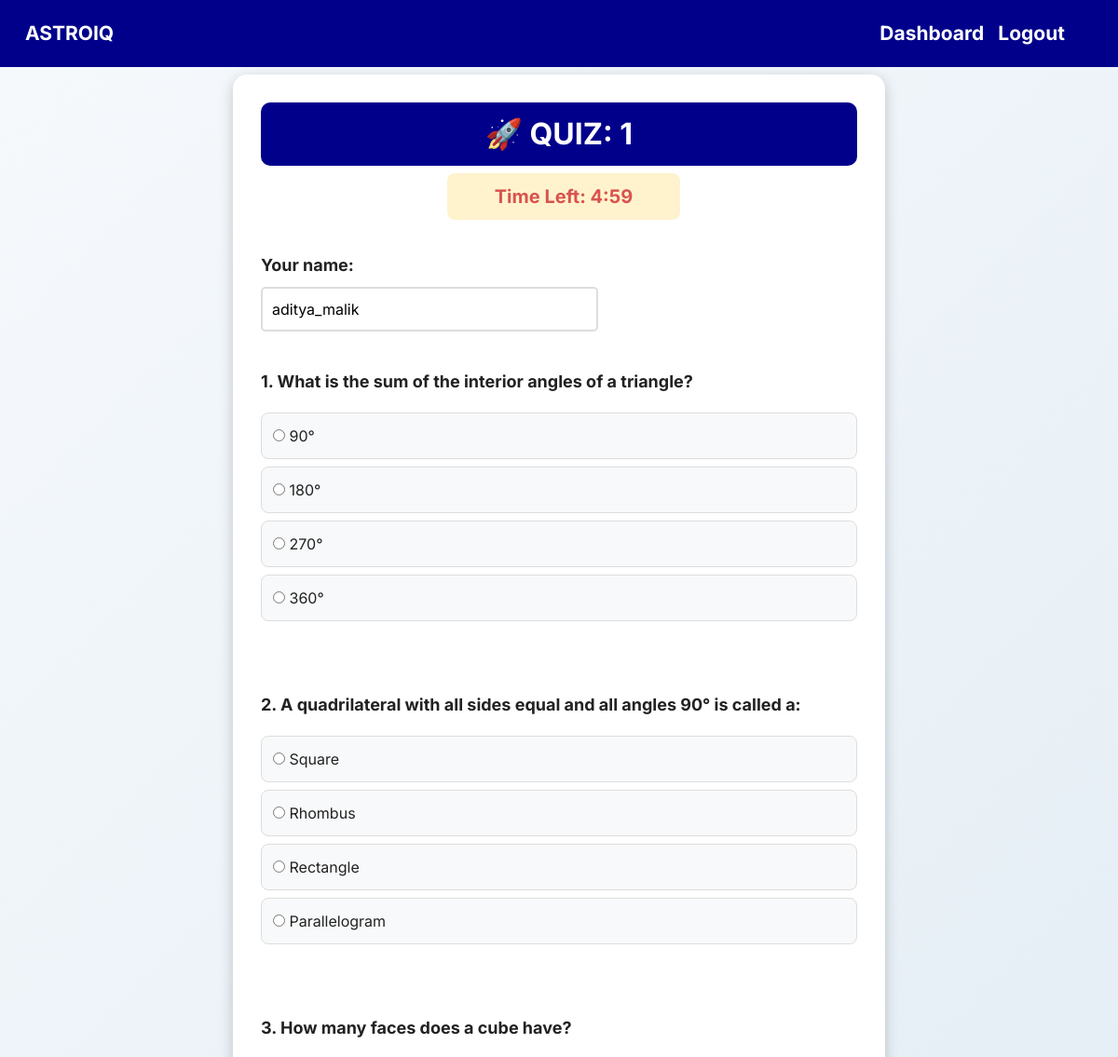
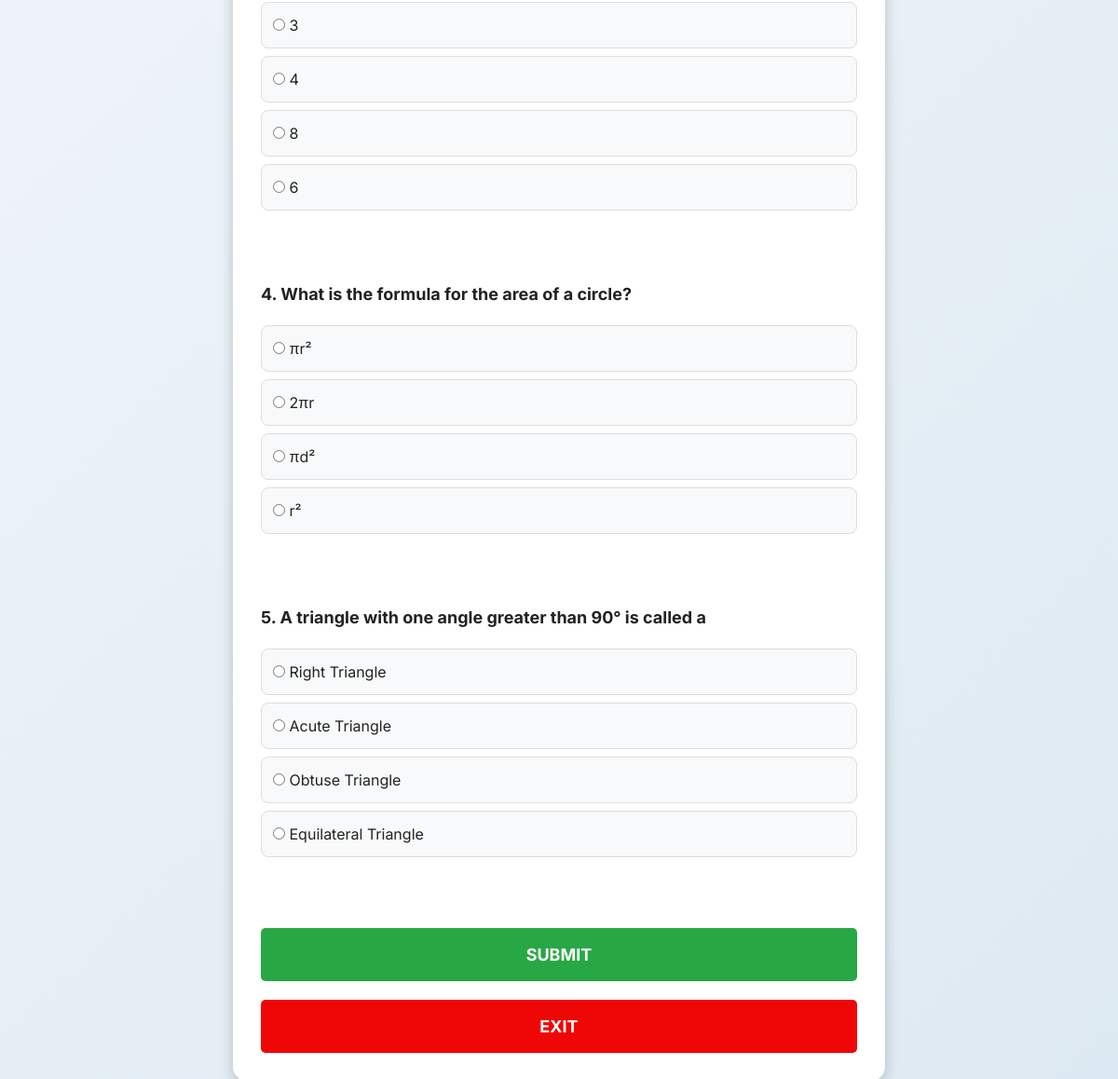
Screenshot of /start_quiz/1/aditya_malik (signed in) with the database file from the repository (2 pictures, top to bottom).
### application/models.py (models this page shows)
class Quiz(db.Model):
    id = db.Column(db.Integer, primary_key=True)
    chapter_id = db.Column(db.Integer, db.ForeignKey('chapter.id'), nullable=False)
    date_of_quiz = db.Column(db.String(), nullable=False)
    time_duration = db.Column(db.Integer, nullable=False)  # In minutes
    remarks = db.Column(db.String(250), nullable=True)
    status = db.Column(db.String(), default="active")  # active/completed
    questions = db.relationship("Question", backref="quiz")  # One quiz can have multiple questions
    scores = db.relationship("Score", backref="quiz")  # One quiz can have multiple user scores
    user_answers = db.relationship("UserAnswers", backref="quiz")  # ✅ Link answers to the quiz

class User(db.Model):
    id = db.Column(db.Integer, primary_key=True)
    username = db.Column(db.String(), unique=True, nullable=False)
    email = db.Column(db.String(), unique=True, nullable=False)
    password = db.Column(db.String(), nullable=False)
    confirmpassword = db.Column(db.String(), nullable=False)
    fullname = db.Column(db.String(), nullable=False)
    qualification = db.Column(db.String(), nullable=False)
    exams = db.Column(db.String(200), nullable = False)
    dateofbirth = db.Column(db.String(20), nullable = False)
    image = db.Column(db.String(255), nullable = False)
    role = db.Column(db.String(), default='user')  # user or admin
    points = db.Column(db.Integer, default=0)
    scores = db.relationship("Score", backref="user")  # One user can have multiple quiz scores
    user_answers = db.relationship("UserAnswers", backref="user")  # ✅ One user can have multiple answers

class Question(db.Model):
    id = db.Column(db.Integer, primary_key=True)
    quiz_id = db.Column(db.Integer, db.ForeignKey("quiz.id"), nullable=False)
    question_statement = db.Column(db.String(1000), nullable=False)
    option1 = db.Column(db.String(255), nullable=False)
    option2 = db.Column(db.String(255), nullable=False)
    option3 = db.Column(db.String(255), nullable=False)
    option4 = db.Column(db.String(255), nullable=False)
    correct_option_1 = db.Column(db.Integer, nullable=False)  # 1, 2, 3, or 4
    correct_option_2 = db.Column(db.Integer, nullable=True)  # 1,2,3,4
    user_answers = db.relationship("UserAnswers", backref="question")  # ✅ Link answers to the question

### application/user.py (the view)
@app.route('/start_quiz/<int:quiz_id>/<string:username>')
def start_quiz(quiz_id, username):
    print(f"Quiz ID: {quiz_id}, Username: {username}")
    quiz = Quiz.query.get_or_404(quiz_id)
    questions = Question.query.filter_by(quiz_id=quiz_id).all()
    user = User.query.filter_by(username=username).first()
    if not user:
        print(f"User not found: {username}")
        return f"User '{username}' not found.", 400
    return render_template("quiz/quiz_attempt.html", quiz=quiz, questions=questions, user=user)

### templates/quiz/quiz_attempt.html (shortened to what this page needs)
<!DOCTYPE html>
<html lang="en">
<head>
    <link href="https://cdn.jsdelivr.net/npm/bootstrap@5.0.2/dist/css/bootstrap.min.css" rel="stylesheet">
</head>
<body>
    <nav class="navbar navbar-expand-lg navbar-dark fixed-top">
        <div class="container-fluid">
            <a class="navbar-brand" href="/">AstroIQ</a>
            <div class="collapse navbar-collapse">
                <ul class="navbar-nav ms-auto">
                    <li class="nav-item"><a href="/user_dashboard/{{ user.username }}">Dashboard</a></li>
                    <li class="nav-item"><a href="/logout">Logout</a></li>
                </ul>
            </div>
        </div>
    </nav>
    <div class="quiz-container">
        <h2>🚀 Quiz: {{ quiz.id }}</h2>
        <div class="timer"><center>Time Left: <span id="timer">05:00</center></span></div>
        <form id="quizForm" action="{{ url_for('submit_quiz', quiz_id=quiz.id, username=user.username) }}" method="POST">
            <label class="question">Your name:
                <input type="text" name="username" value="{{ user.username if user else '' }}" required>
            </label>
            {% for question in questions %}
                <p class="question">{{ question.question_statement }}</p>
                <label class="option-label">
                    <input type="radio" name="question_{{ question.id }}" value="1"> {{ question.option1 }}
                </label>
                <label class="option-label">
                    <input type="radio" name="question_{{ question.id }}" value="2"> {{ question.option2 }}
                </label>
                <label class="option-label">
                    <input type="radio" name="question_{{ question.id }}" value="3"> {{ question.option3 }}
                </label>
                <label class="option-label">
                    <input type="radio" name="question_{{ question.id }}" value="4"> {{ question.option4 }}
                </label>
                <br><br>
            {% endfor %}
            <button type="submit" class="submit-btn">Submit</button>
            <a href = "/user_dashboard/{{ user.username }}" class="exit-btn">Exit</a>
        </form>
    </div>
</body>
</html>

### templates/quiz/quiz_attempt.html (style rules this page uses)
body { font-family: 'Inter', sans-serif; background: linear-gradient(135deg, #f6f9fc, #dde9f2); color: #222; min-height: 100vh; display: flex; flex-direction: column; }
.navbar { background-color: darkblue; padding: 15px; }
.navbar-brand { font-size: 25px; font-weight: bold; color: white; text-transform: uppercase; }
.navbar-nav { color: white; font-size: 20px; margin-right: 15px; transition: 0.3s; font-weight: bold; }
.navbar a { color: white; margin-right: 15px; text-decoration: none; font-size: 21px; }
.quiz-container { background: white; padding: 30px; border-radius: 15px; box-shadow: 0px 4px 15px rgba(0, 0, 0, 0.2); width: 90%; max-width: 700px; text-align: left; margin: 50px auto; margin-top: 80px; }
.timer { font-size: 20px; font-weight: bold; text-align: right; color: #d9534f; background: #fff3cd; padding: 10px; border-radius: 8px; display: inline-block; margin-bottom: 15px; width: 250px; align-items: center; margin-left: 200px; }
.quiz-container h2 { background: darkblue; color: white; padding: 15px; border-radius: 10px; text-transform: uppercase; font-weight: bold; text-align: center; }
input[type="text"] { width: 100%; padding: 10px; margin-top: 10px; border: 2px solid #ddd; border-radius: 5px; font-size: 16px; }
.question { font-size: 18px; font-weight: bold; margin: 20px 0; }
.option-label { display: block; background: #f8f9fa; padding: 12px; margin: 8px 0; border-radius: 8px; cursor: pointer; font-size: 16px; border: 1px solid #ddd; transition: 0.3s; }
.submit-btn { background: #28a745; color: white; padding: 15px 30px; font-size: 18px; border: none; border-radius: 5px; font-weight: bold; transition: 0.3s; display: block; width: 100%; margin-top: 20px; text-transform: uppercase; }
.exit-btn { background: #ef0707; color: white; padding: 15px 30px; font-size: 18px; border: none; border-radius: 5px; font-weight: bold; transition: 0.3s; display: block; width: 100%; margin-top: 20px; text-transform: uppercase; text-align: center; text-decoration: none; color: white; }

### rows the page displays
Quiz: id "1"
User: username "aditya_malik"
Question: question_statement "1. What is the sum of the interior angles of a triangle?", option1 "90°", option2 "180°", option3 "270°", option4 "360°"
Question: question_statement "2. A quadrilateral with all sides equal and all angles 90° is called a:", option1 "Square", option2 "Rhombus", option3 "Rectangle", option4 "Parallelogram"
Question: question_statement "3. How many faces does a cube have?", option1 "3", option2 "4", option3 "8", option4 "6"
Question: question_statement "4. What is the formula for the area of a circle?", option1 "πr²", option2 "2πr", option3 "πd²", option4 "r²"
Question: question_statement "5. A triangle with one angle greater than 90° is called a", option1 "Right Triangle", option2 "Acute Triangle", option3 "Obtuse Triangle", option4 "Equilateral Triangle"
